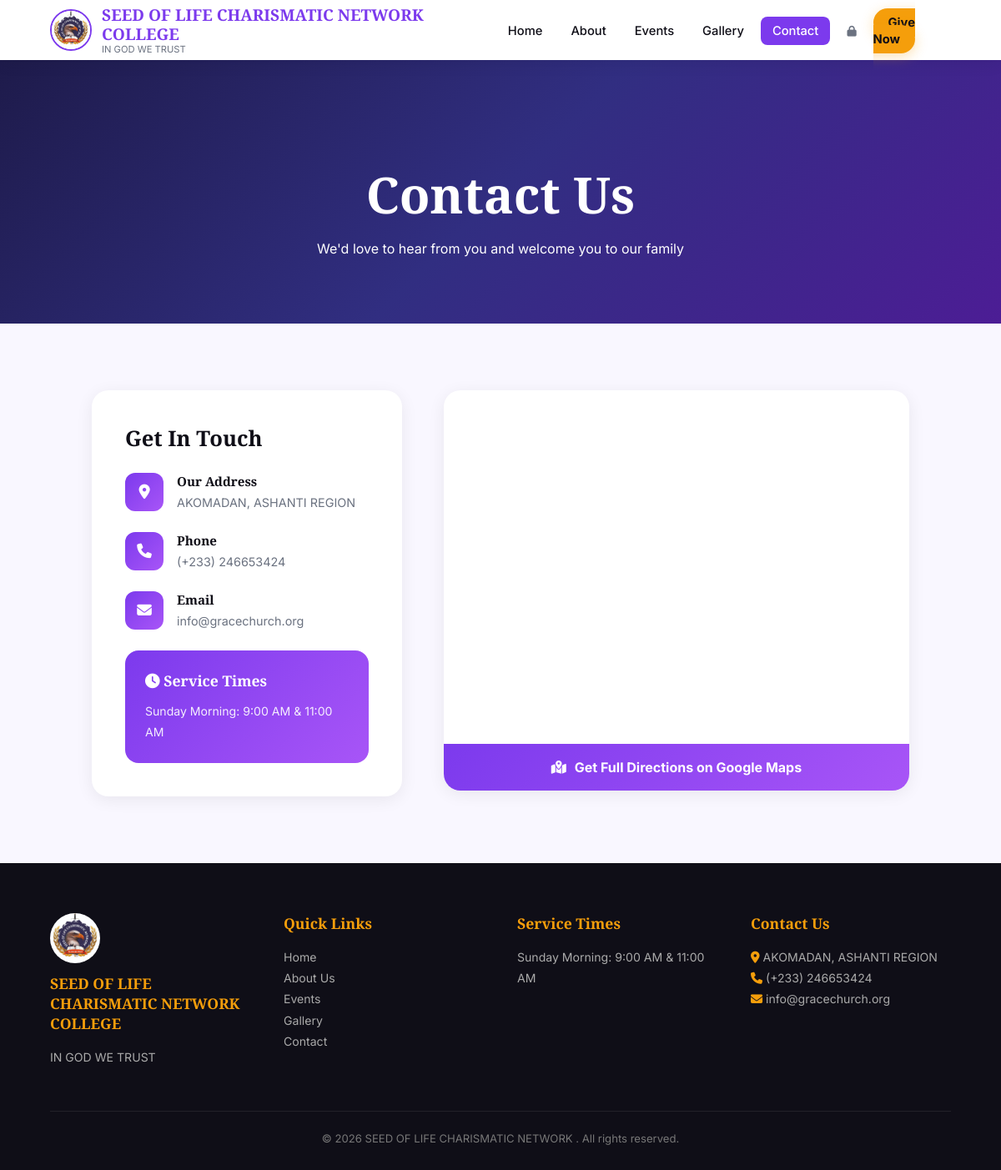
The app's page /contact with its own data.
### app.py (models this page shows)
class SiteSettings(db.Model):
    id          = db.Column(db.Integer, primary_key=True)
    key         = db.Column(db.String(100), unique=True, nullable=False)
    value       = db.Column(db.Text, default='')

### app.py (the view)
@app.route('/contact')
def contact():
    map_code  = get_setting('map_location', 'VP22+2EZC')
    address   = get_setting('address', '')
    phone     = get_setting('contact_phone', '')
    email     = get_setting('contact_email', '')
    return render_template('contact.html', map_code=map_code, address=address, phone=phone, email=email)

### app.py (called while the page is built)
def get_setting(key, default=''):
    s = SiteSettings.query.filter_by(key=key).first()
    return s.value if s else default

def is_admin():
    return session.get('admin_logged_in') is True

@app.context_processor
def inject_globals():
    logo       = get_setting('logo', '')
    church_name= get_setting('church_name', 'Grace Community Church')
    tagline    = get_setting('tagline', 'A Place of Love, Faith & Community')
    theme_color= get_setting('theme_color', '#7c3aed')
    accent_color=get_setting('accent_color', '#f59e0b')
    bg_list    = Background.query.filter_by(active=True).order_by(Background.id.desc()).all()
    announcements = Announcement.query.filter_by(active=True).order_by(Announcement.created_at.desc()).all()
    return dict(
        LOGO=logo,
        CHURCH_NAME=church_name,
        TAGLINE=tagline,
        THEME_COLOR=theme_color,
        ACCENT_COLOR=accent_color,
        BG_LIST=bg_list,
        SITE_ANNOUNCEMENTS=announcements,
        IS_ADMIN=is_admin(),
        get_setting=get_setting,          # expose helper to all templates
    )

### templates/contact.html (shortened to what this page needs)
{% extends "base.html" %}
{% block content %}
<div class="page-hero">
  <h1 data-aos="fade-up">Contact Us</h1>
  <p data-aos="fade-up" data-aos-delay="100">We'd love to hear from you and welcome you to our family</p>
</div>
<div class="contact-container">
  <div class="contact-grid">
    <div>
      <div class="contact-info-card" data-aos="fade-right">
        <h3>Get In Touch</h3>
        {% if address %}
        <div class="info-item">
          <div class="info-icon"><i class="fa fa-map-marker-alt"></i></div>
          <div class="info-content">
            <h4>Our Address</h4>
            <p>{{ address }}</p>
          </div>
        </div>
        {% endif %}
        {% if phone %}
        <div class="info-item">
          <div class="info-icon"><i class="fa fa-phone"></i></div>
          <div class="info-content">
            <h4>Phone</h4>
            <a href="tel:{{ phone }}">{{ phone }}</a>
          </div>
        </div>
        {% endif %}
        {% if email %}
        <div class="info-item">
          <div class="info-icon"><i class="fa fa-envelope"></i></div>
          <div class="info-content">
            <h4>Email</h4>
            <a href="mailto:{{ email }}">{{ email }}</a>
          </div>
        </div>
        {% endif %}
        {% set st = get_setting('service_times','') %}
        {% if st %}
        <div class="service-times-box">
          <h4><i class="fa fa-clock"></i> Service Times</h4>
          {% for line in st.split('\n') %}
          {% if line.strip() %}<p>{{ line }}</p>{% endif %}
          {% endfor %}
        </div>
        {% endif %}
      </div>
    </div>
    <div data-aos="fade-left">
      <div class="directions-card">
        <iframe
          class="map-frame"
          src="https://maps.google.com/maps?q={{ map_code }}&output=embed&z=16"
          allowfullscreen loading="lazy"
          title="Church Location">
        </iframe>
        <a href="https://maps.google.com/maps?q={{ map_code }}" target="_blank" class="dir-btn">
          <i class="fa fa-map-marked-alt"></i> Get Full Directions on Google Maps
        </a>
      </div>
    </div>
  </div>
</div>
{% endblock %}

### templates/base.html (shortened to what this page needs)
<!DOCTYPE html>
<html lang="en">
<head>
  <link rel="stylesheet" href="https://cdnjs.cloudflare.com/ajax/libs/font-awesome/6.5.0/css/all.min.css"/>
  <link rel="stylesheet" href="https://cdnjs.cloudflare.com/ajax/libs/aos/2.3.4/aos.css"/>
</head>
<body>
  <nav class="navbar">
    <a href="/" class="nav-brand">
      {% if LOGO %}
        <img src="/static/{{ LOGO }}" alt="Logo" class="nav-logo"/>
      {% else %}
        <div class="nav-logo-placeholder"><i class="fa fa-church"></i></div>
      {% endif %}
      <div>
        <div class="nav-church-name">{{ CHURCH_NAME }}</div>
        <div class="nav-tagline">{{ TAGLINE }}</div>
      </div>
    </a>
    <ul class="nav-links" id="navLinks">
      <li><a href="/" {% if request.endpoint=='index' %}class="active"{% endif %}>Home</a></li>
      <li><a href="/about" {% if request.endpoint=='about' %}class="active"{% endif %}>About</a></li>
      <li><a href="/events" {% if request.endpoint=='events' %}class="active"{% endif %}>Events</a></li>
      <li><a href="/gallery" {% if request.endpoint=='gallery' %}class="active"{% endif %}>Gallery</a></li>
      <li><a href="/contact" {% if request.endpoint=='contact' %}class="active"{% endif %}>Contact</a></li>
      {% if IS_ADMIN %}
      <li><a href="/admin/dashboard" style="color:var(--accent);font-weight:700;"><i class="fa fa-cog"></i> Admin</a></li>
      {% else %}
      <li><a href="/admin" style="color:var(--gray);font-size:.8rem;"><i class="fa fa-lock"></i></a></li>
      {% endif %}
      <li><a href="#give" class="btn-donate">Give Now</a></li>
    </ul>
  </nav>
  {% block content %}{% endblock %}
  <footer>
    <div class="footer-grid">
      <div class="footer-col">
        {% if LOGO %}
          <img src="/static/{{ LOGO }}" alt="Logo" style="width:60px;border-radius:50%;margin-bottom:12px;"/>
        {% endif %}
        <h4>{{ CHURCH_NAME }}</h4>
        <p>{{ TAGLINE }}</p>
          {% set fb = get_setting('facebook_url','') if get_setting is defined else '' %}
          {% set yt = get_setting('youtube_url','') if get_setting is defined else '' %}
          {% set ig = get_setting('instagram_url','') if get_setting is defined else '' %}
          {% set tw = get_setting('twitter_url','') if get_setting is defined else '' %}
      </div>
      <div class="footer-col">
        <h4>Quick Links</h4>
        <a href="/">Home</a><br>
        <a href="/about">About Us</a><br>
        <a href="/events">Events</a><br>
        <a href="/gallery">Gallery</a><br>
        <a href="/contact">Contact</a>
      </div>
      <div class="footer-col">
        <h4>Service Times</h4>
        {% set st = get_setting('service_times','') %}
        {% for line in st.split('\n') %}
          <p>{{ line }}</p>
        {% endfor %}
      </div>
      <div class="footer-col">
        <h4>Contact Us</h4>
        {% set addr = get_setting('address','') %}
        {% set ph   = get_setting('contact_phone','') %}
        {% set em   = get_setting('contact_email','') %}
        {% if addr %}<p><i class="fa fa-map-marker-alt" style="color:var(--accent)"></i> {{ addr }}</p>{% endif %}
        {% if ph   %}<p><i class="fa fa-phone" style="color:var(--accent)"></i> {{ ph }}</p>{% endif %}
        {% if em   %}<p><i class="fa fa-envelope" style="color:var(--accent)"></i> {{ em }}</p>{% endif %}
      </div>
    </div>
    <div class="footer-bottom">
      <p>{{ get_setting('footer_text','© 2024 ' ~ CHURCH_NAME ~ '. All rights reserved.') }}</p>
    </div>
  </footer>
</body>
</html>

### templates/contact.html (style rules this page uses)
.page-hero { padding:120px 5% 80px; background:linear-gradient(135deg,#1e1b4b,#312e81,#4c1d95); text-align:center; color:#fff; }
.page-hero h1 { font-size:clamp(2.5rem,5vw,4rem); margin-bottom:14px; }
.contact-container { max-width:1100px; margin:0 auto; padding:80px 5%; }
.contact-grid { display:grid; grid-template-columns:1fr 1.5fr; gap:50px; }
.contact-info-card { background:#fff; border-radius:20px; padding:40px; box-shadow:0 4px 20px rgba(0,0,0,.07); }
.contact-info-card h3 { font-size:1.6rem; margin-bottom:24px; color:var(--dark); }
.info-item { display:flex; gap:16px; align-items:flex-start; margin-bottom:24px; }
.info-icon { width:46px; height:46px; border-radius:12px; background:linear-gradient(135deg,var(--primary),#a855f7); display:flex; align-items:center; justify-content:center; color:#fff; font-size:1.1rem; flex-shrink:0; }
.info-content h4 { font-size:.95rem; font-weight:600; margin-bottom:4px; }
.info-content p, .info-content a { font-size:.9rem; color:var(--gray); line-height:1.6; text-decoration:none; }
.service-times-box { background:linear-gradient(135deg,var(--primary),#a855f7); color:#fff; border-radius:16px; padding:24px; margin-top:24px; }
.service-times-box h4 { margin-bottom:12px; font-size:1.1rem; }
.service-times-box p { font-size:.88rem; opacity:.9; line-height:1.8; }
.directions-card { background:#fff; border-radius:20px; overflow:hidden; box-shadow:0 4px 20px rgba(0,0,0,.07); }
.map-frame { width:100%; height:420px; border:none; }
.dir-btn { display:flex; align-items:center; justify-content:center; gap:10px; background:linear-gradient(135deg,var(--primary),#a855f7); color:#fff; padding:18px; font-weight:700; font-size:1rem; text-decoration:none; transition:all .3s; }

### records on screen
SiteSettings: value (picture)
SiteSettings: value "SEED OF LIFE CHARISMATIC NETWORK COLLEGE", value.value "© 2026 SEED OF LIFE CHARISMATIC NETWORK . All rights reserved."
SiteSettings: value "IN GOD WE TRUST"
SiteSettings: value "AKOMADAN, ASHANTI REGION"
SiteSettings: value "(+233) 246653424"
SiteSettings: value "info@gracechurch.org"
SiteSettings: value "Sunday Morning: 9:00 AM & 11:00 AM"
